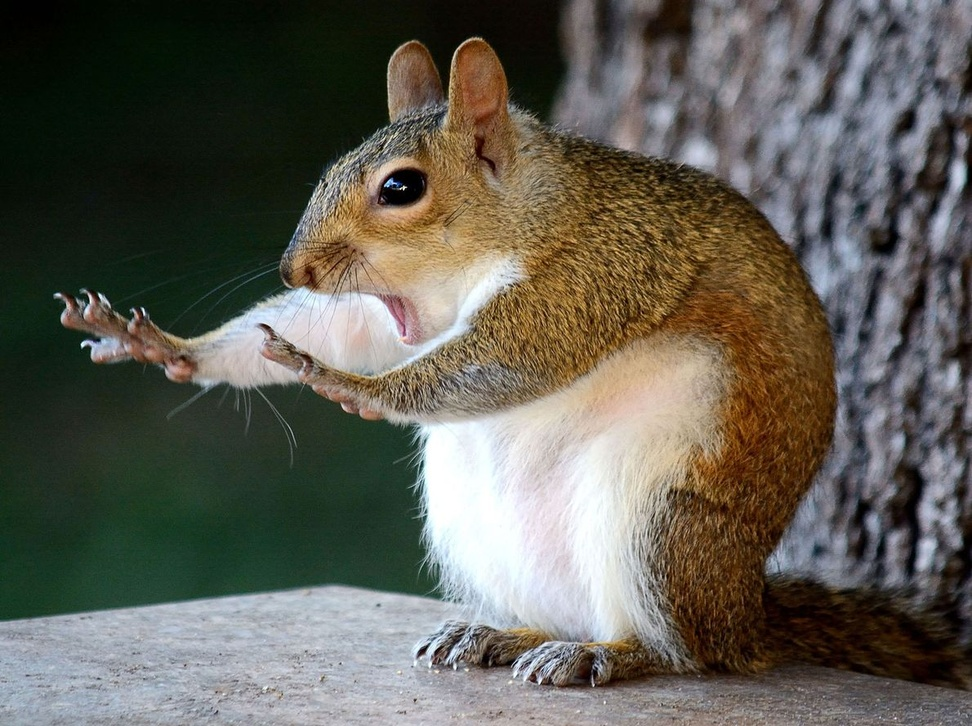
#> input picture Implementation Basic Image Processing/Grayscale to Black and White Conversion (Manual ThresholdingBinarization)/squirel.jpg, 972 x 726 px, shrunk from 1190 x 888 before the run
$ python Grayscale.py
#> lines starting #> are read from the running program, lines starting #| are printed output that depends on the picture; after the words box and inside, x2 and y2 are one past the last pixel; in counts of white or black regions, pixels touching at a corner belong together
from PIL import Image

def convert_to_black_white(image_path, threshold):

#> called with image_path = 'squirel.jpg', threshold = 80
    img = Image.open(image_path).convert("L")
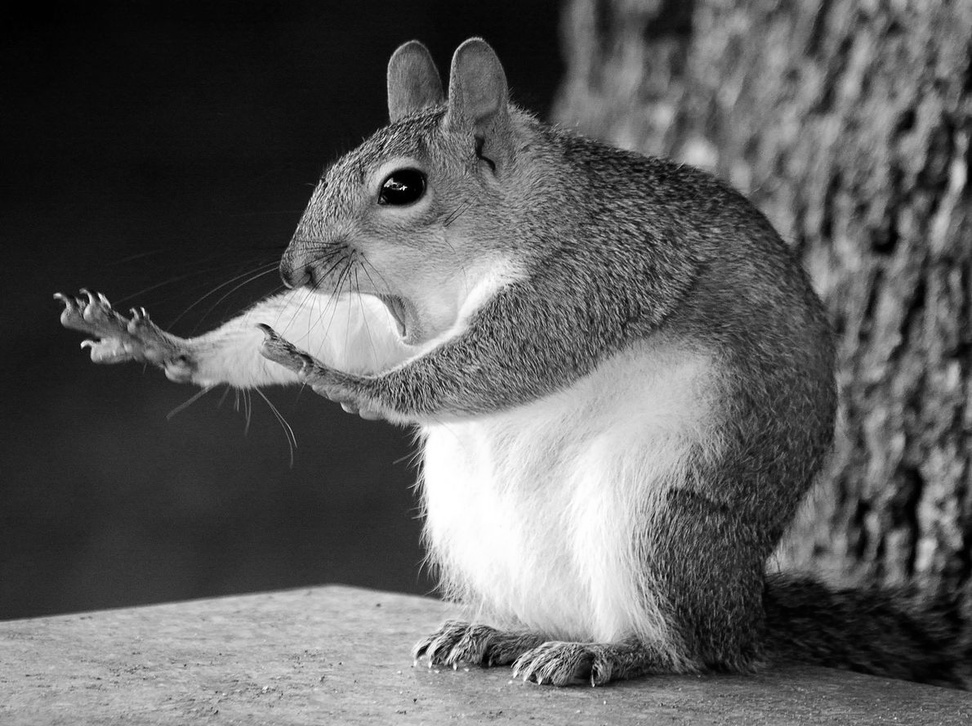
#> img: PIL image 972x726 L; min 0, max 255, mean 93.9

    pixels = img.load()

    for i in range(img.width):
        for j in range(img.height):

            if pixels[i, j] < threshold:
                pixels[i, j] = 0  # Preto

            else:
                pixels[i, j] = 255  # Branco

    img.save("squirel-blackWhite.jpg")
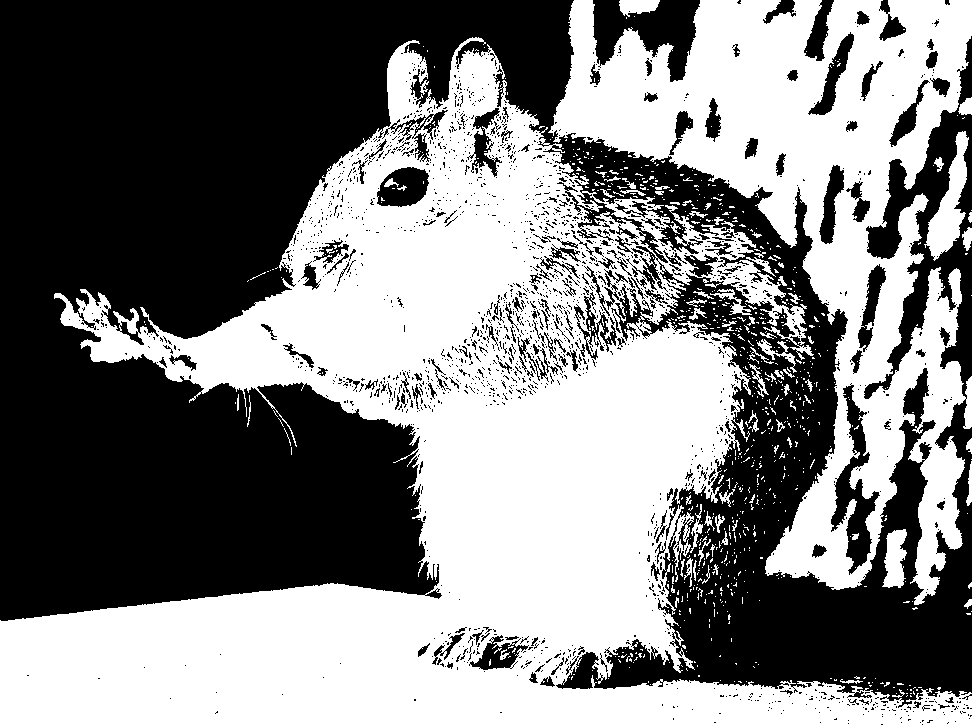
#> saved as squirel-blackWhite.jpg: PIL image 972x726 L; 50.5% white; 1898 black regions (1714 under 20 px), largest, box (x1, y1, x2, y2) and area: (0, 0, 972, 708) 314903, (593, 0, 700, 82) 4770, (831, 383, 880, 575) 3228

convert_to_black_white("squirel.jpg", 80)
